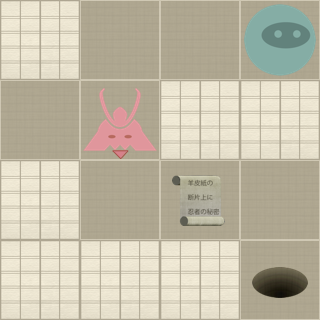

A level layout from a 2D game, rendered from its tile map. Below: a short description, then the map file with tile-grid data replaced by summaries:
An orthogonal 4x4 tile map with 80x80 px tiles, 2 tile layers (Level, Actors).

<map version="1.0" orientation="orthogonal" width="4" height="4" tilewidth="80" tileheight="80">
 <properties>
  <property name="moves" value="9" />
 </properties>
 <tileset firstgid="1" name="tiles" tilewidth="80" tileheight="80" spacing="2" margin="2">
  <image source="tiles-hd.png" width="512" height="512" />
  <tile id="0">
   <properties>
    <property name="actor" value="exit" />
   </properties>
  </tile>
  <tile id="2">
   <properties>
    <property name="actor" value="guard" />
    <property name="direction" value="down" />
   </properties>
  </tile>
  <tile id="3">
   <properties>
    <property name="actor" value="guard" />
    <property name="direction" value="left" />
   </properties>
  </tile>
  <tile id="4">
   <properties>
    <property name="actor" value="guard" />
    <property name="direction" value="right" />
   </properties>
  </tile>
  <tile id="5">
   <properties>
    <property name="actor" value="guard" />
    <property name="direction" value="up" />
   </properties>
  </tile>
  <tile id="7">
   <properties>
    <property name="actor" value="player" />
   </properties>
  </tile>
  <tile id="8">
   <properties>
    <property name="actor" value="scroll" />
   </properties>
  </tile>
  <tile id="9">
   <properties>
    <property name="wall" value="1" />
   </properties>
  </tile>
 </tileset>
 <layer name="Level" width="4" height="4">
  <data>[16 cells, 16 non-empty, 2 distinct tile ids]</data>
 </layer>
 <layer name="Actors" width="4" height="4">
  <data>[16 cells, 4 non-empty, 4 distinct tile ids]</data>
 </layer>
</map>
